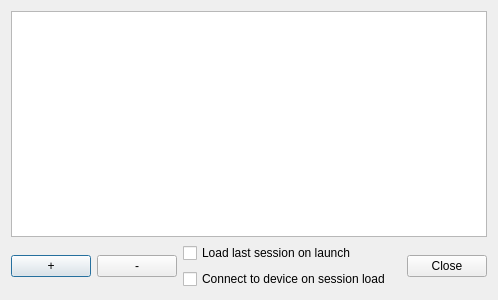
<?xml version="1.0" encoding="UTF-8"?>
<ui version="4.0">
 <class>SessionDialog</class>
 <widget class="QDialog" name="SessionDialog">
  <property name="geometry">
   <rect>
    <x>0</x>
    <y>0</y>
    <width>498</width>
    <height>300</height>
   </rect>
  </property>
  <property name="windowTitle">
   <string>Session manager</string>
  </property>
  <layout class="QVBoxLayout" name="verticalLayout_2">
   <item>
    <widget class="QListWidget" name="sessionList">
     <property name="editTriggers">
      <set>QAbstractItemView::DoubleClicked|QAbstractItemView::EditKeyPressed</set>
     </property>
     <property name="alternatingRowColors">
      <bool>true</bool>
     </property>
    </widget>
   </item>
   <item>
    <layout class="QHBoxLayout" name="horizontalLayout">
     <item>
      <widget class="QPushButton" name="addBtn">
       <property name="toolTip">
        <string>Save new session</string>
       </property>
       <property name="text">
        <string>+</string>
       </property>
       <property name="iconSize">
        <size>
         <width>24</width>
         <height>24</height>
        </size>
       </property>
      </widget>
     </item>
     <item>
      <widget class="QPushButton" name="removeBtn">
       <property name="enabled">
        <bool>true</bool>
       </property>
       <property name="toolTip">
        <string>Delete session</string>
       </property>
       <property name="text">
        <string>-</string>
       </property>
       <property name="iconSize">
        <size>
         <width>24</width>
         <height>24</height>
        </size>
       </property>
       <property name="shortcut">
        <string>Del</string>
       </property>
      </widget>
     </item>
     <item>
      <layout class="QVBoxLayout" name="verticalLayout">
       <item>
        <widget class="QCheckBox" name="loadLastBox">
         <property name="text">
          <string>Load last session on launch</string>
         </property>
        </widget>
       </item>
       <item>
        <widget class="QCheckBox" name="autoConnBox">
         <property name="text">
          <string>Connect to device on session load</string>
         </property>
        </widget>
       </item>
      </layout>
     </item>
     <item>
      <widget class="QDialogButtonBox" name="buttonBox">
       <property name="orientation">
        <enum>Qt::Horizontal</enum>
       </property>
       <property name="standardButtons">
        <set>QDialogButtonBox::Close</set>
       </property>
      </widget>
     </item>
    </layout>
   </item>
  </layout>
 </widget>
 <resources/>
 <connections>
  <connection>
   <sender>buttonBox</sender>
   <signal>accepted()</signal>
   <receiver>SessionDialog</receiver>
   <slot>accept()</slot>
   <hints>
    <hint type="sourcelabel">
     <x>248</x>
     <y>254</y>
    </hint>
    <hint type="destinationlabel">
     <x>157</x>
     <y>274</y>
    </hint>
   </hints>
  </connection>
  <connection>
   <sender>buttonBox</sender>
   <signal>rejected()</signal>
   <receiver>SessionDialog</receiver>
   <slot>reject()</slot>
   <hints>
    <hint type="sourcelabel">
     <x>316</x>
     <y>260</y>
    </hint>
    <hint type="destinationlabel">
     <x>286</x>
     <y>274</y>
    </hint>
   </hints>
  </connection>
 </connections>
</ui>
